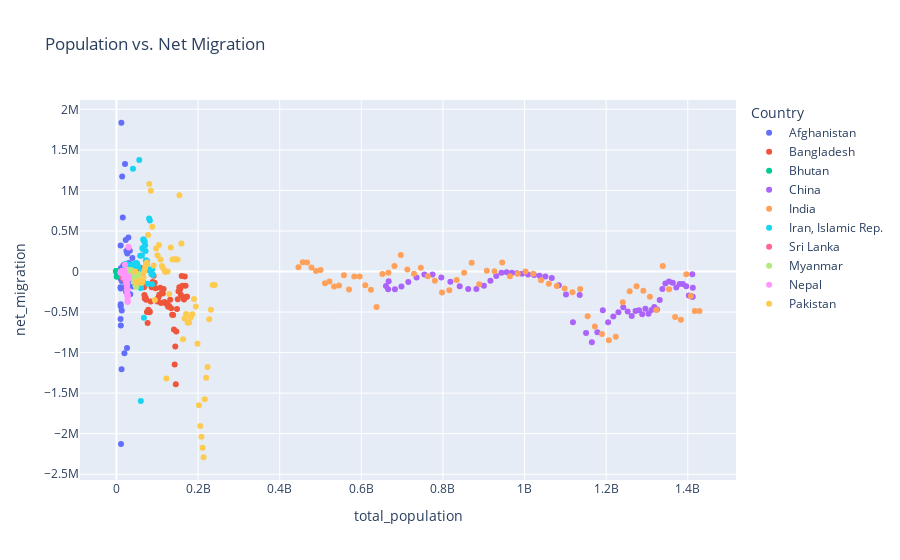

The code cell stored with this chart in its notebook:
### Code cell
# scatter plot using plotly express
fig = px.scatter(df, x='total_population', 
                 y='net_migration', 
                 color='Country', 
                 title='Population vs. Net Migration')
fig.show()
